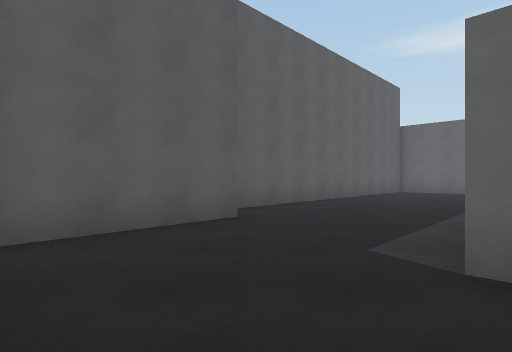
[1] (above)

15 first-person views from a walk through a 3-D level made in the Unity game engine. The camera is 1.3 m above the floor, looks level and sees 80° across. The floor is counted in squares, 2 m on a side. Each view is taken from the middle of a square. On the plan, view 1 faces up. The plan holds only what a view shows up to about 10 squares ahead; the rest is blank. The place goes on beyond the plan.

[2]
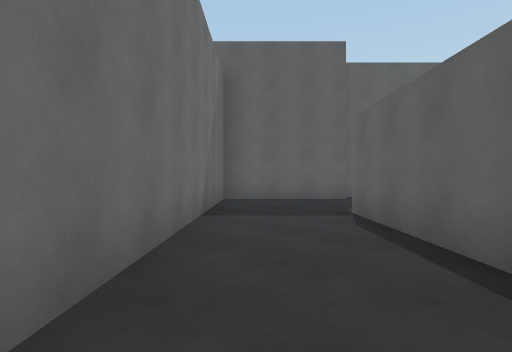

[3]
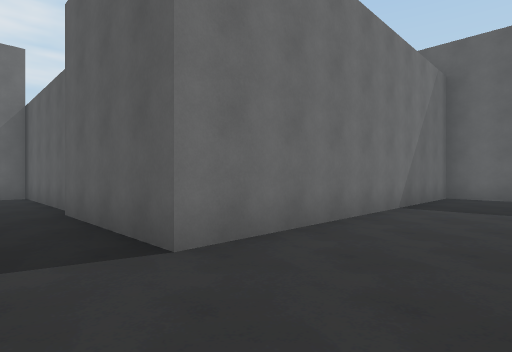

[4]
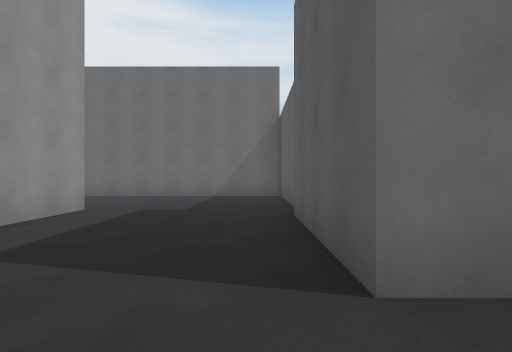

[5]
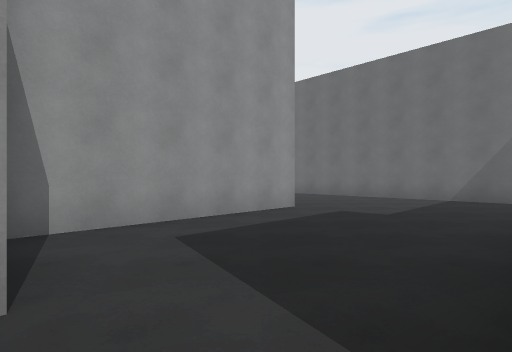

[6]
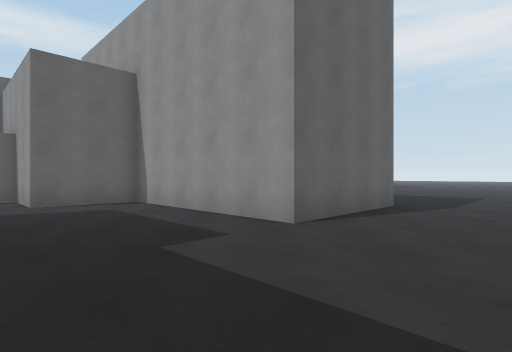

[7]
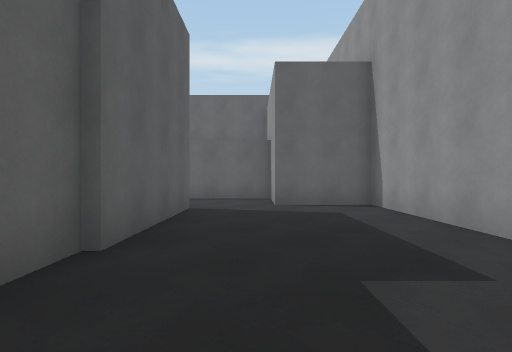

[8]
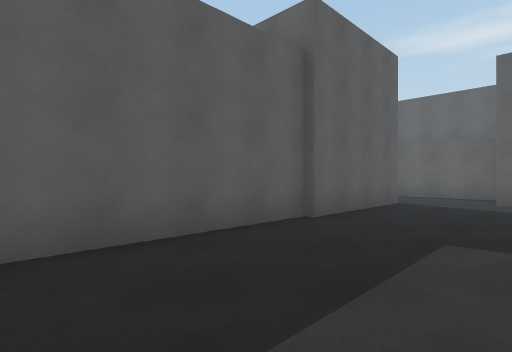

[9]
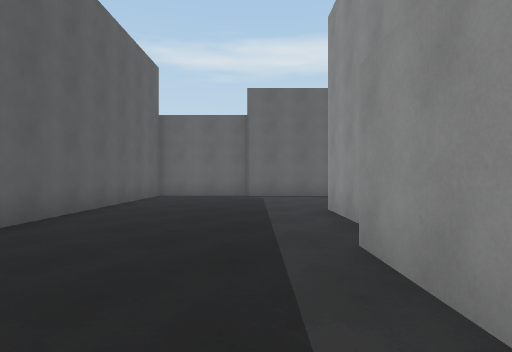

[10]
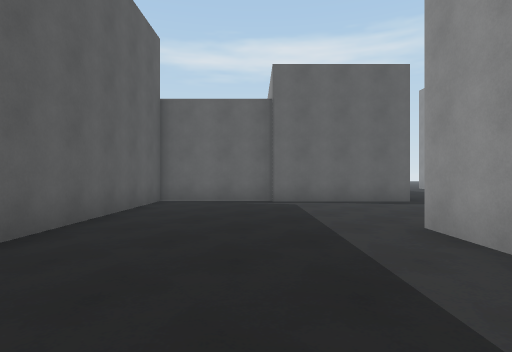

[11]
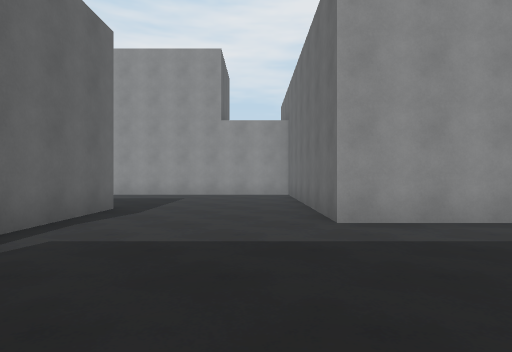

[12]
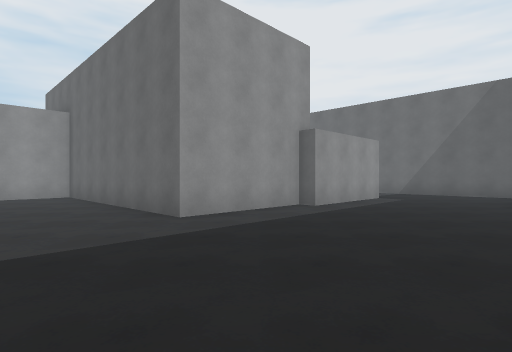

[13]
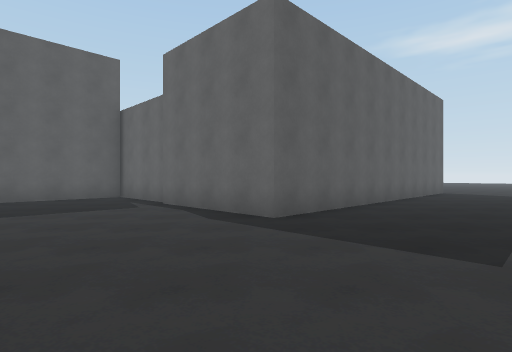

[14]
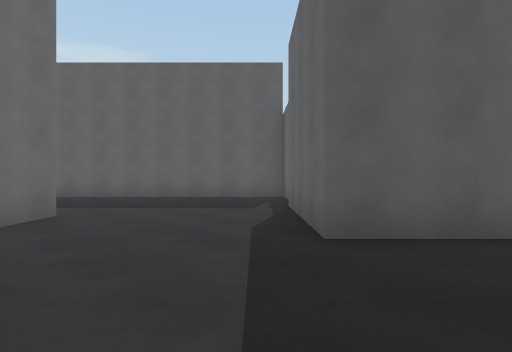

[15]
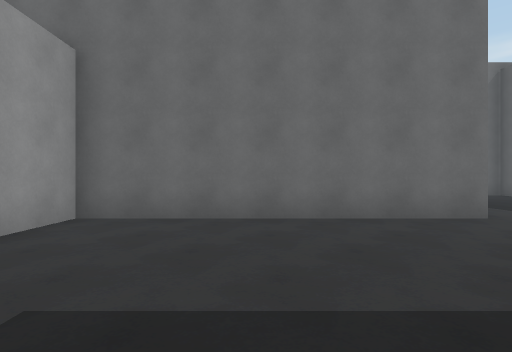

### Floor plan
Points are (right, up) in squares from view 1. A wall is a line through its corners. A room is listed if a view was taken in it or the views show most of it. See-through windows are left out.
Room 1 (views 1, 2, 3, 4, 5, 6, 7, 8, 9)
walls: (0.9, -6) (-2.6, -9.4) (0.5, -12.5); (5.7, -12.1) (3.2, -9.5) (6.7, -6) (5.2, -4.4) (6.5, -3.1) (1.4, 2) (3.7, 4.3) (4, 4) (6.2, 6.2); (-1, 4.2) (-2.7, 2.4) (3.4, -3.7) (0.9, -6.2)
ways out: opening at (2.5, 4.7) to room 2; gap at (6, -12)
Room 2 (views 10, 11, 12, 13, 14, 15)
walls: (6.2, 6.2) (10.6, 1.8) (11.9, 3); (8, 10.2) (5.9, 12.4) (-0.9, 5.6); (12.5, 9.9) (10.3, 7.7) (7.8, 10.2); (-0.3, 4.9) (-1, 4.2)
ways out: opening at (2.5, 4.7) to room 1

Where each view was taken, in squares from view 1:
view 1: 0 up, 0 right, facing up
view 2: 3 down, 4 right, facing up-left
view 3: 3 down, 6 right, facing left
view 4: 3 down, 5 right, facing down-left
view 5: 3 down, 4 right, facing down
view 6: 9 down, 1 left, facing right
view 7: 9 down, 0 right, facing up-right
view 8: 11 down, 0 right, facing up
view 9: 3 up, 1 right, facing up-right
view 10: 5 up, 2 right, facing up-right
view 11: 10 up, 4 right, facing down-right
view 12: 11 up, 5 right, facing down
view 13: 3 up, 10 right, facing up
view 14: 5 up, 12 right, facing up-left
view 15: 7 up, 12 right, facing down-left
